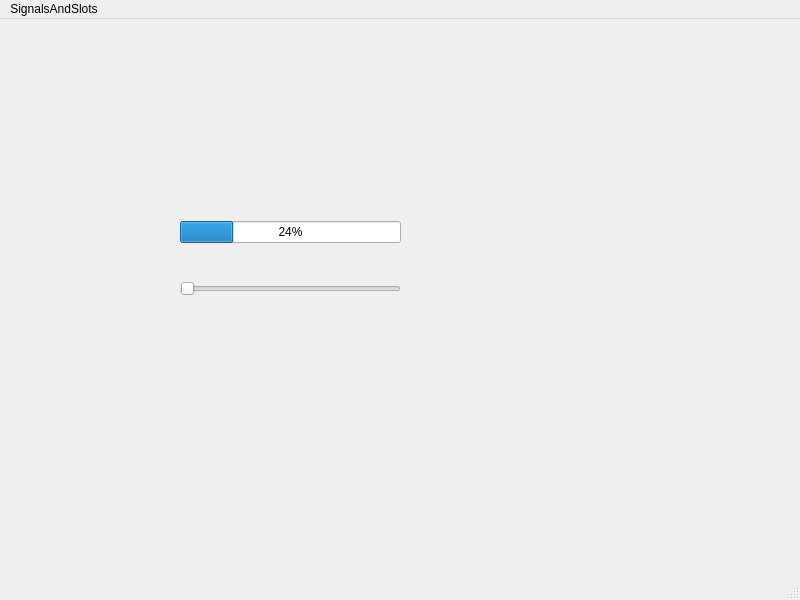
<?xml version="1.0" encoding="UTF-8"?>
<ui version="4.0">
 <class>MainWindow</class>
 <widget class="QMainWindow" name="MainWindow">
  <property name="geometry">
   <rect>
    <x>0</x>
    <y>0</y>
    <width>800</width>
    <height>600</height>
   </rect>
  </property>
  <property name="windowTitle">
   <string>MainWindow</string>
  </property>
  <widget class="QWidget" name="centralwidget">
   <widget class="QWidget" name="">
    <property name="geometry">
     <rect>
      <x>180</x>
      <y>170</y>
      <width>221</width>
      <height>141</height>
     </rect>
    </property>
    <layout class="QVBoxLayout" name="verticalLayout">
     <item>
      <widget class="QProgressBar" name="progressBar">
       <property name="value">
        <number>24</number>
       </property>
      </widget>
     </item>
     <item>
      <widget class="QSlider" name="horizontalSlider">
       <property name="orientation">
        <enum>Qt::Horizontal</enum>
       </property>
      </widget>
     </item>
    </layout>
   </widget>
  </widget>
  <widget class="QMenuBar" name="menubar">
   <property name="geometry">
    <rect>
     <x>0</x>
     <y>0</y>
     <width>800</width>
     <height>22</height>
    </rect>
   </property>
   <widget class="QMenu" name="menuSignalsAndSlots">
    <property name="title">
     <string>SignalsAndSlots</string>
    </property>
   </widget>
   <addaction name="menuSignalsAndSlots"/>
  </widget>
  <widget class="QStatusBar" name="statusbar"/>
 </widget>
 <resources/>
 <connections/>
</ui>
